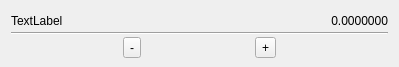
<?xml version="1.0" encoding="UTF-8"?>
<ui version="4.0">
 <class>ACustomSlider</class>
 <widget class="QWidget" name="ACustomSlider">
  <property name="geometry">
   <rect>
    <x>0</x>
    <y>0</y>
    <width>399</width>
    <height>67</height>
   </rect>
  </property>
  <property name="minimumSize">
   <size>
    <width>300</width>
    <height>0</height>
   </size>
  </property>
  <property name="baseSize">
   <size>
    <width>0</width>
    <height>0</height>
   </size>
  </property>
  <property name="windowTitle">
   <string>Form</string>
  </property>
  <layout class="QVBoxLayout" name="verticalLayout">
   <property name="spacing">
    <number>2</number>
   </property>
   <property name="bottomMargin">
    <number>9</number>
   </property>
   <item>
    <layout class="QHBoxLayout" name="horizontalLayout_2">
     <item>
      <widget class="QLabel" name="titleLabel">
       <property name="text">
        <string>TextLabel</string>
       </property>
      </widget>
     </item>
     <item>
      <widget class="QLabel" name="label">
       <property name="minimumSize">
        <size>
         <width>0</width>
         <height>0</height>
        </size>
       </property>
       <property name="maximumSize">
        <size>
         <width>16777215</width>
         <height>16777215</height>
        </size>
       </property>
       <property name="layoutDirection">
        <enum>Qt::LeftToRight</enum>
       </property>
       <property name="text">
        <string>0.0000000</string>
       </property>
       <property name="alignment">
        <set>Qt::AlignRight|Qt::AlignTrailing|Qt::AlignVCenter</set>
       </property>
       <property name="wordWrap">
        <bool>false</bool>
       </property>
      </widget>
     </item>
    </layout>
   </item>
   <item>
    <widget class="Line" name="line">
     <property name="orientation">
      <enum>Qt::Horizontal</enum>
     </property>
    </widget>
   </item>
   <item>
    <layout class="QHBoxLayout" name="horizontalLayout">
     <item>
      <widget class="QToolButton" name="decrBtn">
       <property name="text">
        <string>-</string>
       </property>
      </widget>
     </item>
     <item>
      <widget class="QToolButton" name="incrBtn">
       <property name="text">
        <string>+</string>
       </property>
       <property name="arrowType">
        <enum>Qt::NoArrow</enum>
       </property>
      </widget>
     </item>
    </layout>
   </item>
  </layout>
 </widget>
 <resources/>
 <connections/>
</ui>
